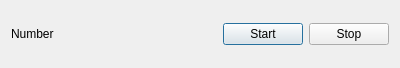
<?xml version="1.0" encoding="UTF-8"?>
<ui version="4.0">
 <class>Dialog</class>
 <widget class="QDialog" name="Dialog">
  <property name="geometry">
   <rect>
    <x>0</x>
    <y>0</y>
    <width>400</width>
    <height>68</height>
   </rect>
  </property>
  <property name="windowTitle">
   <string>Dialog</string>
  </property>
  <layout class="QHBoxLayout" name="horizontalLayout">
   <item>
    <widget class="QLabel" name="label">
     <property name="text">
      <string>Number</string>
     </property>
    </widget>
   </item>
   <item>
    <spacer name="horizontalSpacer">
     <property name="orientation">
      <enum>Qt::Horizontal</enum>
     </property>
     <property name="sizeHint" stdset="0">
      <size>
       <width>171</width>
       <height>20</height>
      </size>
     </property>
    </spacer>
   </item>
   <item>
    <widget class="QPushButton" name="pushButton">
     <property name="text">
      <string>Start</string>
     </property>
    </widget>
   </item>
   <item>
    <widget class="QPushButton" name="pushButton_2">
     <property name="text">
      <string>Stop</string>
     </property>
    </widget>
   </item>
  </layout>
 </widget>
 <resources/>
 <connections/>
</ui>
